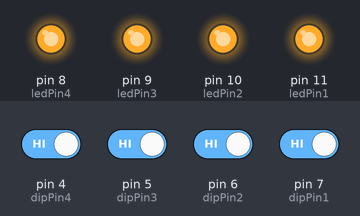
A sketch run on a simulated Arduino Uno, built with avr-gcc and run on an emulated ATmega328P. Shown: output pins drawn as LEDs (lit = HIGH). The test bench sets the inputs (shaded band); at power-on: pin 4 (dipPin4), pin 5 (dipPin3), pin 6 (dipPin2), pin 7 (dipPin1) HIGH.

Above: at 1.2 s.
1.3 s: pin 4 (dipPin4) driven LOW
At 2.5 s:
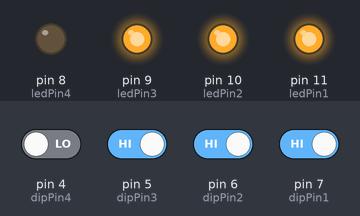
2.8 s: pin 5 (dipPin3) driven LOW
At 3.7 s:
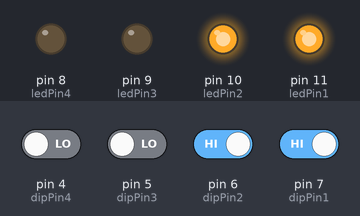
4.3 s: pin 6 (dipPin2) driven LOW
At 4.8 s:
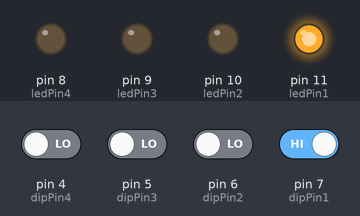
5.8 s: pin 7 (dipPin1) driven LOW
At 7.0 s:
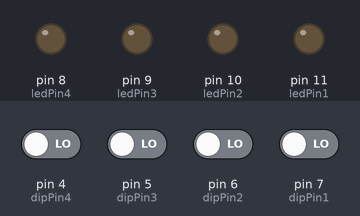
7.3 s: pin 4 (dipPin4) driven HIGH
At 8.3 s:
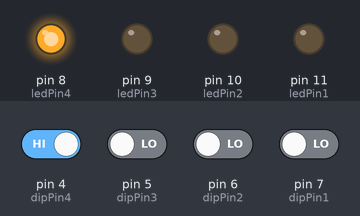
8.8 s: pin 5 (dipPin3) driven HIGH
At 9.5 s:
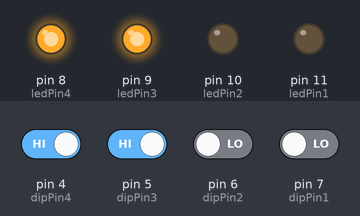
Timing chart, 0 to 11.3 s (numbered marks = the images above; inputs shaded):
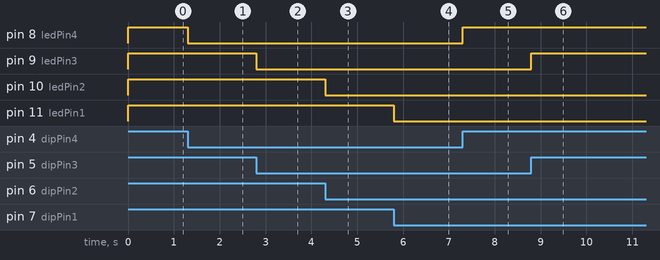

Measured:
- after the input at 1.3 s, pin 8 (ledPin4): HIGH → LOW at once
- after the input at 2.8 s, pin 9 (ledPin3): HIGH → LOW at once
- after the input at 4.3 s, pin 10 (ledPin2): HIGH → LOW at once
- after the input at 5.8 s, pin 11 (ledPin1): HIGH → LOW at once
- after the input at 7.3 s, pin 8 (ledPin4): LOW → HIGH at once
- after the input at 8.8 s, pin 9 (ledPin3): LOW → HIGH at once

The sketch:

Dipswitch.ino
```cpp
int dipPin1 = 7;
int dipPin2 = 6;
int dipPin3 = 5;
int dipPin4 = 4;

int ledPin1 = 11;
int ledPin2 = 10;
int ledPin3 = 9;
int ledPin4 = 8;

int dipState1;
int dipState2;
int dipState3;
int dipState4;

void setup() {

pinMode(ledPin1,OUTPUT);
pinMode(ledPin2,OUTPUT);
pinMode(ledPin3,OUTPUT);
pinMode(ledPin4,OUTPUT);

pinMode(dipPin1, INPUT_PULLUP);
pinMode(dipPin2, INPUT_PULLUP);
pinMode(dipPin3, INPUT_PULLUP);
pinMode(dipPin4, INPUT_PULLUP);


}

void loop() {
dipState1 = digitalRead(dipPin1);
digitalWrite(ledPin1, dipState1);
dipState2 = digitalRead(dipPin2);
digitalWrite(ledPin2, dipState2);
dipState3 = digitalRead(dipPin3);
digitalWrite(ledPin3, dipState3);
dipState4 = digitalRead(dipPin4);
digitalWrite(ledPin4, dipState4);


}
```
